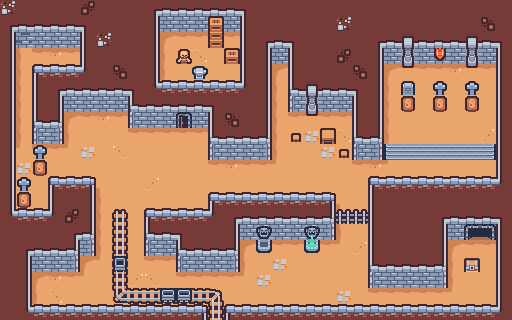

This is a level from a 2D game, rendered from its Tiled map with the project's own tilesets. A one-line summary and the complete map file follow:
An orthogonal 32x20 tile map with 16x16 px tiles, 4 tile layers (Dungeon, Collideable, Objects, Carts).

<map version="1.10" tiledversion="1.11.0" orientation="orthogonal" renderorder="right-down" width="32" height="20" tilewidth="16" tileheight="16" infinite="0" nextlayerid="7" nextobjectid="1">
 <editorsettings>
  <export target="sampleMap..tmx" format="tmx" />
 </editorsettings>
 <tileset firstgid="1" source="sampleSheet.tsx" />
 <layer id="1" name="Dungeon" width="32" height="20">
  <data encoding="csv">
0,1610612787,0,0,0,0,0,0,0,0,0,0,0,0,0,0,0,0,0,0,0,0,0,0,0,0,0,0,0,0,0,0,
0,1610612787,0,0,0,0,0,0,0,0,0,0,0,0,0,0,0,0,0,0,0,0,0,0,0,0,0,0,0,0,0,0,
0,1610612787,0,0,0,0,0,0,0,0,1610612789,51,51,52,51,0,0,0,0,0,0,0,0,0,0,0,0,0,0,0,0,0,
0,1610612787,51,52,51,0,0,0,0,0,1610612787,49,3221225522,49,49,0,0,0,0,0,0,0,0,0,0,0,0,0,0,0,0,0,
0,1610612787,0,0,0,0,0,0,0,0,1610612787,49,49,49,49,0,0,1610612789,0,0,0,0,0,0,1610612789,31,51,51,52,31,51,0,
0,1610612787,0,0,0,0,0,0,0,0,0,0,0,0,0,0,0,1610612787,0,0,0,0,0,0,1610612787,49,49,49,49,49,49,0,
0,1610612787,0,0,0,0,0,0,0,0,0,0,0,0,0,0,0,1610612787,0,0,0,0,0,0,1610612787,49,49,49,49,49,49,0,
0,1610612787,0,0,1610612789,51,52,51,0,0,0,22,0,0,0,0,0,1610612787,51,31,51,51,0,0,1610612787,49,49,49,49,49,49,0,
0,1610612787,0,0,1610612787,49,49,49,51,51,51,51,51,0,0,0,0,1610612787,49,43,49,3221225522,0,0,1610612787,49,49,49,49,49,2684354610,0,
51,54,51,51,54,43,49,50,49,49,49,49,49,0,0,0,0,1610612787,49,49,43,49,0,0,37,38,38,38,38,38,39,0,
49,43,49,49,49,49,49,49,49,49,49,49,49,51,52,51,51,54,49,49,49,49,51,52,54,49,49,49,49,49,49,51,
49,49,49,0,0,0,1610612790,49,49,2147483698,49,49,49,49,49,49,49,49,49,49,49,49,49,0,0,0,0,0,0,0,0,0,
49,49,49,0,0,0,1610612787,49,49,49,49,49,49,0,0,0,0,0,0,0,0,1610612790,49,0,0,0,0,0,0,0,0,0,
0,0,0,0,0,0,1610612787,49,49,0,0,0,0,0,0,0,0,0,0,0,0,1610612787,49,0,0,0,0,0,0,0,0,0,
0,0,0,0,0,0,1610612787,49,49,0,0,0,0,0,0,41,0,0,0,0,0,1610612787,49,0,0,0,1073741837,0,0,0,0,0,
0,0,0,0,0,0,1610612787,49,49,0,0,0,0,0,0,1610612789,0,51,51,0,51,54,2147483698,0,0,0,0,0,1610612789,51,51,51,
0,0,0,0,0,1610612789,54,49,49,51,51,0,0,0,0,1610612787,49,43,49,49,49,49,49,0,0,0,0,0,1610612787,49,49,49,
0,0,1610612789,52,51,54,49,49,2147483698,42,49,51,51,51,51,54,43,49,49,49,49,49,49,0,0,0,0,0,1610612787,49,49,49,
0,0,1610612787,3758096434,49,49,49,49,49,3758096434,49,49,49,49,49,49,49,49,49,49,49,43,49,51,51,51,51,51,54,49,49,49,
0,0,1610612787,49,49,49,49,49,49,49,49,49,49,49,49,49,49,49,49,49,49,49,49,49,49,49,49,49,49,49,3758096434,49
</data>
 </layer>
 <layer id="6" name="Collideable" width="32" height="20">
  <data encoding="csv">
25,1,1,1,1,3221225485,1,1,1,2,3,3,3,3,3,4,1,1,1,1,1,1,1,1,1,1,1,1,1,1,1,1,
2,3,3,3,3,4,1,1,1,14,41,41,41,41,41,16,1,1,1,1,1,25,1,1,1,1,1,1,1,1,1073741837,1,
14,15,41,41,41,16,25,1,1,14,0,0,0,0,0,16,2,3,4,1,1,1,1,2,3,7,3,3,3,7,3,4,
14,0,0,0,0,16,1,1,1,14,0,0,0,0,0,16,14,41,16,1,1,536870925,1,14,41,19,41,30,41,19,41,16,
14,0,5,27,27,28,1,1073741837,1,14,0,0,0,0,0,16,14,0,16,1,1,1,1073741837,14,0,0,0,0,0,0,0,16,
14,0,16,2,3,3,3,3,4,26,27,27,27,27,27,28,14,0,17,7,3,3,4,14,0,0,0,0,0,0,0,16,
14,0,16,14,41,41,41,41,17,3,3,3,3,4,1,1,14,0,58,19,41,41,16,14,0,0,0,0,0,0,0,16,
14,0,17,18,0,0,0,0,58,41,41,0,41,16,2684354573,1,14,0,0,0,0,0,16,14,0,0,0,0,0,0,0,16,
14,0,58,60,0,0,0,0,0,0,0,0,0,17,3,3,18,0,0,0,0,0,17,18,0,0,0,0,0,0,0,16,
14,0,0,0,0,0,0,0,0,0,0,0,0,58,41,41,60,0,0,0,0,0,58,60,0,0,0,0,0,0,0,16,
14,0,0,0,0,0,0,0,0,0,0,0,0,0,0,0,0,0,0,0,0,0,0,0,0,0,0,0,0,0,0,16,
14,0,0,5,27,6,0,0,0,0,0,0,0,0,0,0,0,0,0,0,0,0,0,5,27,27,27,27,27,27,27,28,
14,0,0,16,1,14,0,0,0,0,0,0,0,5,27,27,27,27,27,27,6,0,0,16,1,1,1,1,1,1,1,1,
26,27,27,28,3221225485,14,0,0,0,5,27,27,27,28,2,3,3,3,3,3,18,0,0,16,1,1,1,2,3,3,3,4,
1,1,1,1,2,18,0,0,0,17,3,4,1,1,14,0,20,41,41,21,60,0,0,16,1,1,1,14,41,11,12,16,
1,2,3,3,18,60,0,0,0,58,41,17,3,3,18,0,32,0,0,33,0,0,0,16,1,1,1,14,0,0,0,16,
1,14,41,41,60,0,0,0,0,0,0,58,41,41,60,0,0,0,0,0,0,0,0,17,3,3,3,18,0,0,0,16,
1,14,0,0,0,0,0,0,0,0,0,0,0,0,0,0,0,0,0,0,0,0,0,58,41,41,41,60,0,0,0,16,
1,14,0,0,0,0,0,0,0,0,0,0,0,0,0,0,0,0,0,0,0,0,0,0,0,0,0,0,0,0,0,16,
1,26,27,27,27,27,27,27,27,27,27,27,6,68,5,27,27,27,27,27,27,27,27,27,27,27,27,27,27,27,27,28
</data>
 </layer>
 <layer id="4" name="Objects" width="32" height="20">
  <data encoding="csv">
0,0,0,0,0,0,0,0,0,0,0,0,0,0,0,0,0,0,0,0,0,0,0,0,0,0,0,0,0,0,0,0,
0,0,0,0,0,0,0,0,0,0,0,0,0,64,0,0,0,0,0,0,0,0,0,0,0,0,0,0,0,0,0,0,
0,0,0,0,0,0,0,0,0,0,0,0,0,76,0,0,0,0,0,0,0,0,0,0,0,0,0,0,0,0,0,0,
0,0,0,0,0,0,0,0,0,0,0,87,0,0,64,0,0,0,0,0,0,0,0,0,0,0,0,0,0,0,0,0,
0,0,0,0,0,0,0,0,0,0,0,0,75,0,0,0,0,0,0,0,0,0,0,0,0,0,0,0,0,0,0,0,
0,0,0,0,0,0,0,0,0,0,0,0,0,0,0,0,0,0,0,0,0,0,0,0,0,66,0,65,0,65,0,0,
0,0,0,0,0,0,0,0,0,0,0,0,0,0,0,0,0,0,0,0,0,0,0,0,0,67,0,67,0,67,0,0,
0,0,0,0,0,0,0,0,0,0,0,0,0,0,0,0,0,0,0,0,0,0,0,0,0,0,0,0,0,0,0,0,
0,0,0,0,0,0,0,0,0,0,0,0,0,0,0,0,0,0,74,0,73,0,0,0,0,0,0,0,0,0,0,0,
0,0,65,0,0,0,0,0,0,0,0,0,0,0,0,0,0,0,0,0,0,74,0,0,0,0,0,0,0,0,0,0,
0,0,67,0,0,0,0,0,0,0,0,0,0,0,0,0,0,0,0,0,0,0,0,0,0,0,0,0,0,0,0,0,
0,65,0,0,0,0,0,0,0,0,0,0,0,0,0,0,0,0,0,0,0,0,0,0,0,0,0,0,0,0,0,0,
0,67,0,0,0,0,0,0,0,0,0,0,0,0,0,0,0,0,0,0,0,0,0,0,0,0,0,0,0,0,0,0,
0,0,0,0,0,0,0,68,0,0,0,0,0,0,0,0,0,0,0,0,0,78,78,0,0,0,0,0,0,0,0,0,
0,0,0,0,0,0,0,82,0,0,0,0,0,0,0,0,0,0,0,0,0,0,0,0,0,0,0,0,0,0,0,0,
0,0,0,0,0,0,0,82,0,0,0,0,0,0,0,0,0,0,0,0,0,0,0,0,0,0,0,0,0,0,0,0,
0,0,0,0,0,0,0,82,0,0,0,0,0,0,0,0,0,0,0,0,0,0,0,0,0,0,0,0,0,90,0,0,
0,0,0,0,0,0,0,82,0,50,0,0,0,0,0,0,0,0,0,0,0,0,0,0,0,0,0,0,0,0,0,0,
0,0,0,0,0,0,0,94,71,71,71,71,71,72,0,0,0,0,0,0,0,0,0,0,0,0,0,0,0,0,0,0,
0,0,0,0,0,0,0,0,0,0,0,0,0,82,0,0,0,0,0,0,0,0,0,0,0,0,0,0,0,0,0,0
</data>
 </layer>
 <layer id="5" name="Carts" width="32" height="20">
  <data encoding="csv">
0,0,0,0,0,0,0,0,0,0,0,0,0,0,0,0,0,0,0,0,0,0,0,0,0,0,0,0,0,0,0,0,
0,0,0,0,0,0,0,0,0,0,0,0,0,0,0,0,0,0,0,0,0,0,0,0,0,0,0,0,0,0,0,0,
0,0,0,0,0,0,0,0,0,0,0,0,0,0,0,0,0,0,0,0,0,0,0,0,0,0,0,0,0,0,0,0,
0,0,0,0,0,0,0,0,0,0,0,0,0,0,0,0,0,0,0,0,0,0,0,0,0,0,0,0,0,0,0,0,
0,0,0,0,0,0,0,0,0,0,0,0,0,0,0,0,0,0,0,0,0,0,0,0,0,0,0,0,0,0,0,0,
0,0,0,0,0,0,0,0,0,0,0,0,0,0,0,0,0,0,0,0,0,0,0,0,0,0,0,0,0,0,0,0,
0,0,0,0,0,0,0,0,0,0,0,0,0,0,0,0,0,0,0,0,0,0,0,0,0,0,0,0,0,0,0,0,
0,0,0,0,0,0,0,0,0,0,0,0,0,0,0,0,0,0,0,0,0,0,0,0,0,0,0,0,0,0,0,0,
0,0,0,0,0,0,0,0,0,0,0,0,0,0,0,0,0,0,0,0,0,0,0,0,0,0,0,0,0,0,0,0,
0,0,0,0,0,0,0,0,0,0,0,0,0,0,0,0,0,0,0,0,0,0,0,0,0,0,0,0,0,0,0,0,
0,0,0,0,0,0,0,0,0,0,0,0,0,0,0,0,0,0,0,0,0,0,0,0,0,0,0,0,0,0,0,0,
0,0,0,0,0,0,0,0,0,0,0,0,0,0,0,0,0,0,0,0,0,0,0,0,0,0,0,0,0,0,0,0,
0,0,0,0,0,0,0,0,0,0,0,0,0,0,0,0,0,0,0,0,0,0,0,0,0,0,0,0,0,0,0,0,
0,0,0,0,0,0,0,0,0,0,0,0,0,0,0,0,0,0,0,0,0,0,0,0,0,0,0,0,0,0,0,0,
0,0,0,0,0,0,0,0,0,0,0,0,0,0,0,0,0,0,0,0,0,0,0,0,0,0,0,0,0,0,0,0,
0,0,0,0,0,0,0,0,0,0,0,0,0,0,0,0,0,0,0,0,0,0,0,0,0,0,0,0,0,0,0,0,
0,0,0,0,0,0,0,56,0,0,0,0,0,0,0,0,0,0,0,0,0,0,0,0,0,0,0,0,0,0,0,0,
0,0,0,0,0,0,0,0,0,0,0,0,0,0,0,0,0,0,0,0,0,0,0,0,0,0,0,0,0,0,0,0,
0,0,0,0,0,0,0,0,0,0,55,55,0,0,0,0,0,0,0,0,0,0,0,0,0,0,0,0,0,0,0,0,
0,0,0,0,0,0,0,0,0,0,0,0,0,0,0,0,0,0,0,0,0,0,0,0,0,0,0,0,0,0,0,0
</data>
 </layer>
</map>
